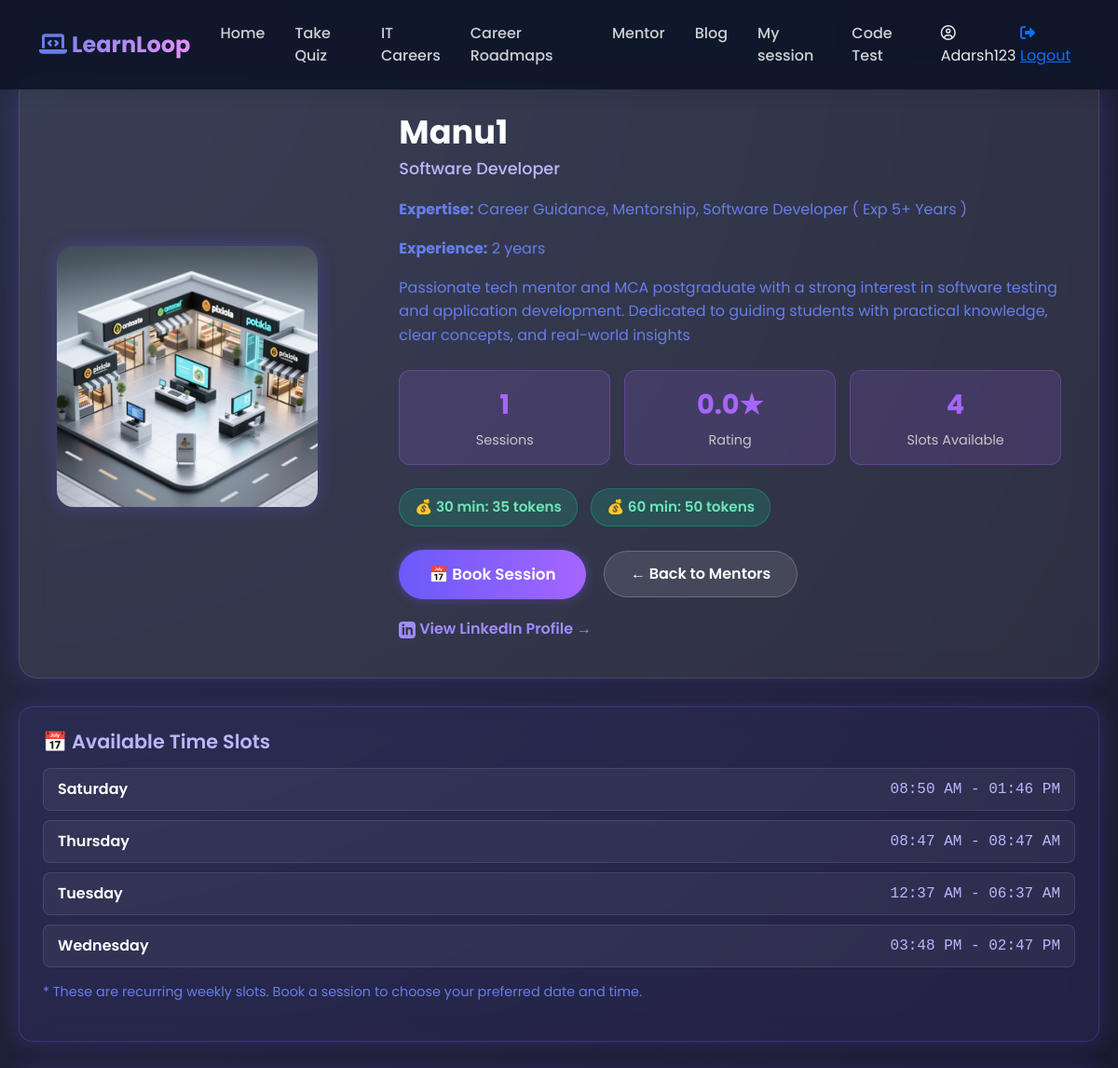
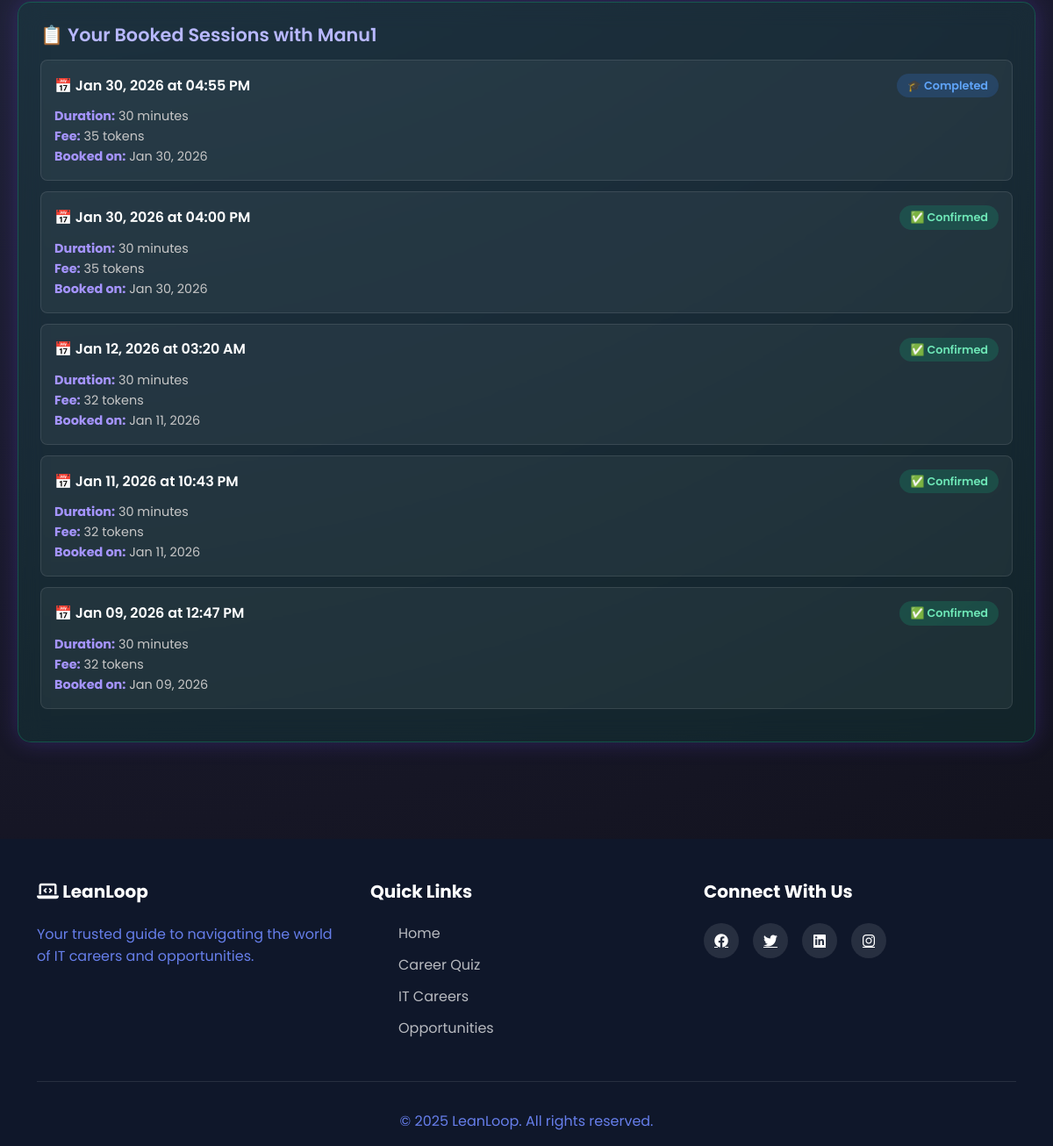
/mentor/detail/33/ (signed in), run on an earlier commit of the app's database (2 pictures, top to bottom).
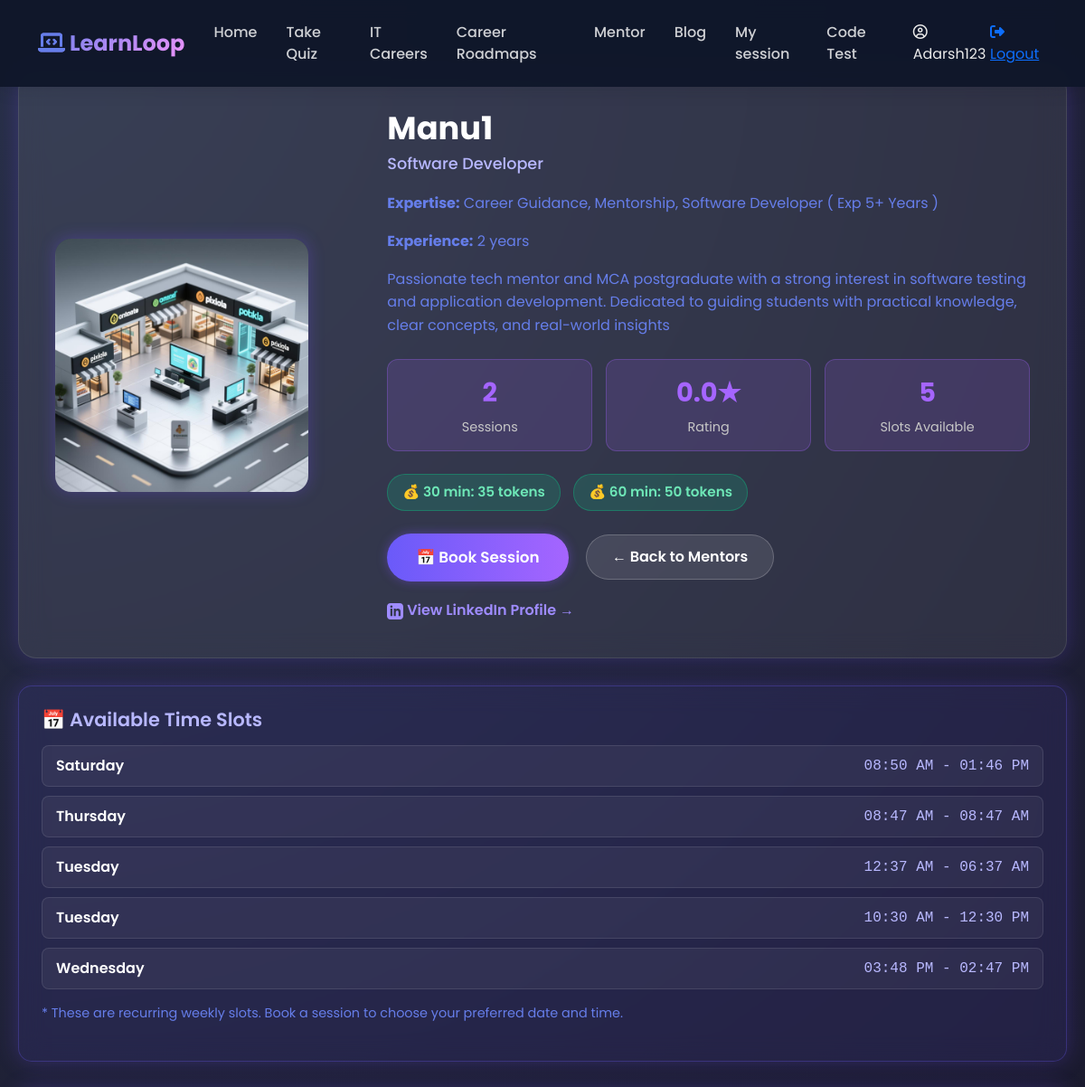
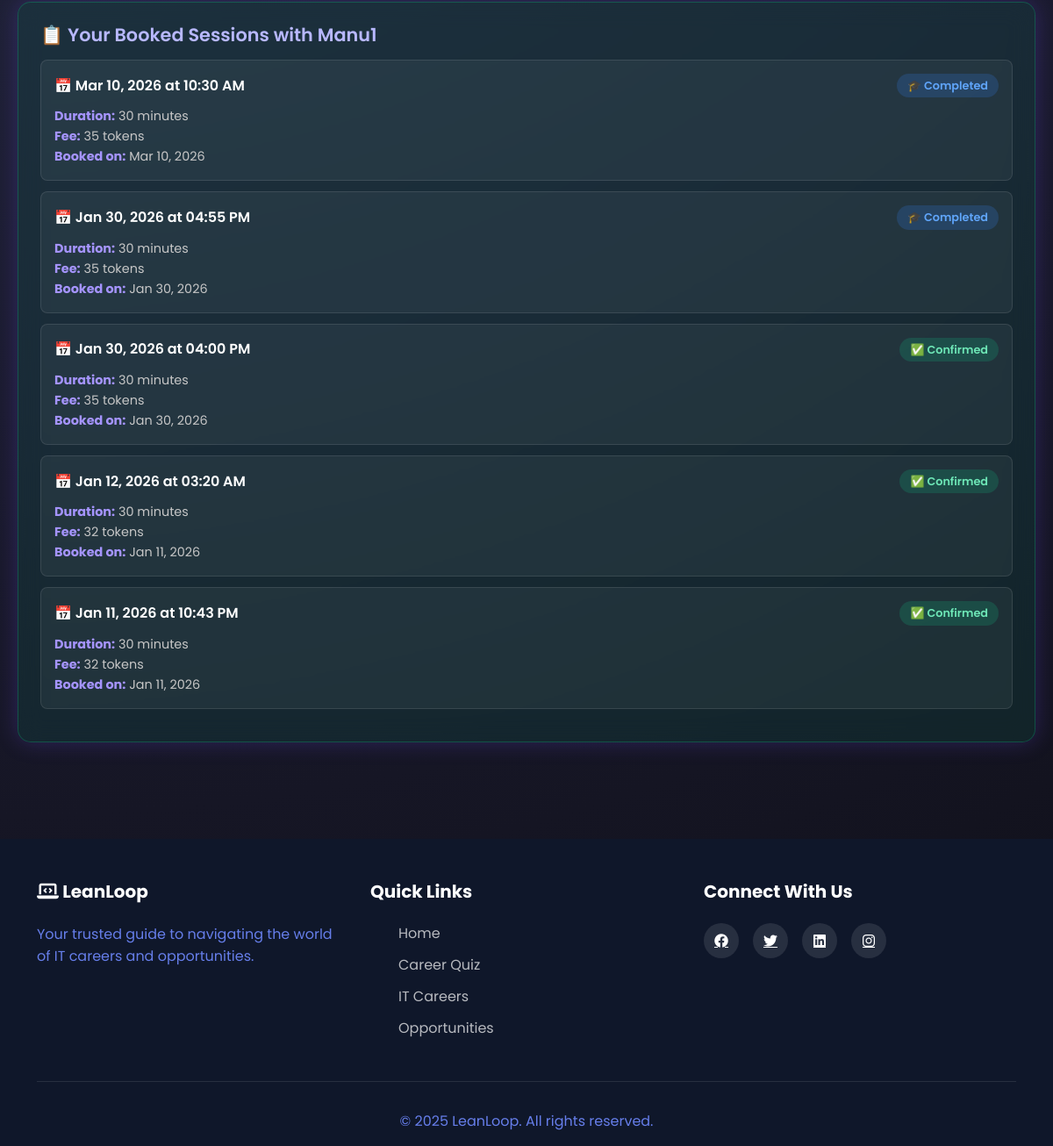
And on a later commit of the database (2 pictures, top to bottom).
### accounts/models.py (models this page shows, shortened)
class CustomUser(AbstractUser):
    ROLE_CHOICES = (
        ('user', 'User'),
        ('mentor', 'Mentor'),
        ('Admin', 'Admin'),
    )
    role = models.CharField(
        max_length=10,
        choices=ROLE_CHOICES,
        default='user'
    )
    phone_regex = RegexValidator(
    regex=r'^[9876]\d{9}$',
    message="Phone number must be a 10-digit number and start with 9, 8, 7, or 6."
    )
    phone_number = models.CharField(
        max_length=10,
        blank=True,
        null=True,
        validators=[phone_regex],
        unique=True,
        help_text='Enter 10 digit phone number'
    )
    previous_experience = models.BooleanField(blank=True, null=True)
    is_approved=models.BooleanField(default=False)
    GENDER_CHOICES = [
        ('male', 'Male'),
        ('female', 'Female'),
        ('other', 'Other'),
        ('prefer_not_to_say', 'Prefer not to say'),
    ]
    gender = models.CharField(
        max_length=20,
        choices=GENDER_CHOICES,
        blank=False,
        null=False
    )
    profile_photo = models.ImageField(upload_to='mentor_photos/', blank=False, null=True)
    profession = models.CharField(max_length=100, blank=False, null=True)
    experience_years = models.PositiveIntegerField(
        null=True,
        blank=False
    )
    expertise = models.CharField(
        blank=False,
        null=True,
        max_length=100,
    )
    bio = models.CharField(
        blank=False,
        null=True,
    )
    linkedin = models.URLField(blank=True, null=True)
    portfolio = models.URLField(blank=True, null=True)
    available_days = models.JSONField(default=list)  # ["mon", "wed", "fri"]
    available_from = models.TimeField(default="09:00")
    available_to = models.TimeField(default="17:00")
    session_duration = models.CharField(
        max_length=10,
        choices=[
            ('30', '30 Minutes'),
            ('60', '60 Minutes'),
        ],null=True, blank=False
    )
    intro_video = models.FileField(upload_to="mentor_videos/", blank=True, null=True)
    created_at = models.DateTimeField(
        auto_now_add=True,
        null=True
    )

### mentor/models.py (models this page shows, shortened)
class MentorProfile(models.Model):
    user = models.OneToOneField(
        CustomUser,
        on_delete=models.CASCADE,
        related_name='mentor_profile'
    )
    bio = models.TextField(
        max_length=500,
        blank=True,
        null=True,
        help_text="Professional bio (max 500 characters)"
    )
    expertise = models.CharField(
        max_length=500,
        blank=True,
        null=True,
        help_text="Comma-separated skills (e.g., Python, Django, React)"
    )
    fee_30min = models.IntegerField(
        default=10,
        validators=[MinValueValidator(0), MaxValueValidator(1000)],
        help_text="Token fee for 30-minute session"
    )
    fee_60min = models.IntegerField(
        default=20,
        validators=[MinValueValidator(0), MaxValueValidator(2000)],
        help_text="Token fee for 60-minute session"
    )
    total_sessions = models.IntegerField(default=0)
    total_earnings = models.IntegerField(default=0)
    rating = models.DecimalField(
        max_digits=3,
        decimal_places=2,
        default=0.00,
        validators=[MinValueValidator(0), MaxValueValidator(5)]
    )
    is_active = models.BooleanField(default=True)
    created_at = models.DateTimeField(auto_now_add=True)
    updated_at = models.DateTimeField(auto_now=True)
    class Meta:
        verbose_name = "Mentor Profile"
        verbose_name_plural = "Mentor Profiles"

class AvailabilitySlot(models.Model):
    DAYS_OF_WEEK = [
        ('monday', 'Monday'),
        ('tuesday', 'Tuesday'),
        ('wednesday', 'Wednesday'),
        ('thursday', 'Thursday'),
        ('friday', 'Friday'),
        ('saturday', 'Saturday'),
        ('sunday', 'Sunday'),
    ]
    mentor = models.ForeignKey(
        CustomUser,
        on_delete=models.CASCADE,
        related_name='mentor_availability_slots',
        limit_choices_to={'role': 'mentor'}
    )
    day_of_week = models.CharField(max_length=10, choices=DAYS_OF_WEEK)
    start_time = models.TimeField()
    end_time = models.TimeField()
    is_active = models.BooleanField(default=True)
    created_at = models.DateTimeField(auto_now_add=True)
    class Meta:
        verbose_name = "Availability Slot"
        verbose_name_plural = "Availability Slots"
        ordering = ['day_of_week', 'start_time']

class MentorshipSession(models.Model):
    STATUS_CHOICES = [
        ('pending', 'Pending'),
        ('accepted', 'Accepted'),
        ('declined', 'Declined'),
        ('completed', 'Completed'),
        ('cancelled', 'Cancelled'),
    ]
    DURATION_CHOICES = [
        (30, '30 minutes'),
        (60, '60 minutes'),
    ]
    mentor = models.ForeignKey(
        CustomUser,
        on_delete=models.CASCADE,
        related_name='mentor_sessions',
        limit_choices_to={'role': 'mentor'}
    )
    student = models.ForeignKey(
        CustomUser,
        on_delete=models.CASCADE,
        related_name='student_sessions'
    )
    scheduled_date = models.DateField()
    scheduled_time = models.TimeField()
    duration = models.IntegerField(choices=DURATION_CHOICES, default=30)
    token_fee = models.IntegerField(default=0)
    status = models.CharField(max_length=20, choices=STATUS_CHOICES, default='pending')
    topic = models.CharField(max_length=200, blank=True, null=True)
    notes = models.TextField(blank=True, null=True)  # ✅ Changed from 'note' to 'notes'
    meeting_link = models.URLField(blank=True, null=True)
    created_at = models.DateTimeField(auto_now_add=True)
    updated_at = models.DateTimeField(auto_now=True)
    completed_at = models.DateTimeField(blank=True, null=True)
    class Meta:
        verbose_name = "Mentorship Session"
        verbose_name_plural = "Mentorship Sessions"
        ordering = ['-scheduled_date', '-scheduled_time']

### mentor/views.py (the view)
# urls.py: path('detail/<int:id>/', views.mentor_detail, name='mentor_detail'),
def mentor_detail(request, id):
    mentor = get_object_or_404(CustomUser, id=id, role='mentor')
    try:
        mentor_profile = MentorProfile.objects.get(user=mentor)
    except MentorProfile.DoesNotExist:
        mentor_profile = None
    availability_slots = AvailabilitySlot.objects.filter(
        mentor=mentor,
        is_active=True
    ).order_by('day_of_week', 'start_time')
    user_sessions = None
    if request.user.is_authenticated:
        user_sessions = MentorshipSession.objects.filter(
            mentor=mentor,
            student=request.user
        ).order_by('-scheduled_date', '-scheduled_time')[:5]
    context = {
        'mentor': mentor,
        'mentor_profile': mentor_profile,
        'availability_slots': availability_slots,
        'user_sessions': user_sessions,
    }
    return render(request, 'mentor_detail.html', context)

### mentor/templates/mentor_detail.html (shortened to what this page needs)
{% extends 'dashboard/userbase.html' %}
{% block content %}
<div class="mentor-wrapper">
    <div class="mentor-card">
        <div class="row align-items-center">
            <div class="col-md-4 text-center">
                <div class="mentor-photo">
                    {% if mentor.profile_photo %}
                    <img src="{{ mentor.profile_photo.url }}" class="img-fluid" alt="{{ mentor.username }}">
                    {% endif %}
                </div>
            </div>
            <div class="col-md-8">
                <h2 class="mentor-name">{{ mentor.username }}</h2>
                <h5 class="mentor-role">{{ mentor.profession|default:"Professional Mentor" }}</h5>
                <div class="info-row">
                    <p><strong>Expertise:</strong> {{ mentor_profile.expertise|default:mentor.expertise|default:"Various Technologies" }}</p>
                </div>
                <div class="info-row">
                    <p><strong>Experience:</strong> {{ mentor.experience_years|default:"N/A" }} years</p>
                </div>
                {% if mentor_profile.bio %}
                <div class="info-row">
                    <p>{{ mentor_profile.bio }}</p>
                </div>
                {% elif mentor.bio %}
                <div class="info-row">
                    <p>{{ mentor.bio }}</p>
                </div>
                {% endif %}
                {% if mentor_profile %}
                <div class="stats-section">
                    <div class="stat-box">
                        <div class="number">{{ mentor_profile.total_sessions }}</div>
                        <div class="label">Sessions</div>
                    </div>
                    <div class="stat-box">
                        <div class="number">{{ mentor_profile.rating|floatformat:1 }}★</div>
                        <div class="label">Rating</div>
                    </div>
                    <div class="stat-box">
                        <div class="number">{{ availability_slots.count }}</div>
                        <div class="label">Slots Available</div>
                    </div>
                </div>
                <div style="margin: 20px 0;">
                    <span class="fee-badge">💰 30 min: {{ mentor_profile.fee_30min }} tokens</span>
                    <span class="fee-badge">💰 60 min: {{ mentor_profile.fee_60min }} tokens</span>
                </div>
                {% endif %}
                <div style="margin-top: 25px;">
                    <a href="{% url 'book_session' mentor.id %}" class="btn btn-glow">📅 Book Session</a>
                    <a href="{% url 'mentor_list' %}" class="btn-secondary-glow">← Back to Mentors</a>
                </div>
                {% if mentor.linkedin %}
                <div class="linkedin-link">
                    <a href="{{ mentor.linkedin }}" target="_blank">
                        View LinkedIn Profile →
                    </a>
                </div>
                {% endif %}
            </div>
        </div>
    </div>
    {% if availability_slots %}
    <div class="mentor-card availability-section">
        <h3 class="availability-title">📅 Available Time Slots</h3>
        {% for slot in availability_slots %}
        <div class="slot-item">
            <span class="slot-day">{{ slot.get_day_of_week_display }}</span>
            <span class="slot-time">{{ slot.start_time|time:"h:i A" }} - {{ slot.end_time|time:"h:i A" }}</span>
        </div>
        {% endfor %}
        <p style="margin-top: 15px; font-size: 0.9rem; color: #999;">
            * These are recurring weekly slots. Book a session to choose your preferred date and time.
        </p>
    </div>
    {% endif %}
    {% if user_sessions %}
    <div class="mentor-card sessions-section">
        <h3 class="availability-title">📋 Your Booked Sessions with {{ mentor.username }}</h3>
        {% for session in user_sessions %}
        <div class="session-item">
            <div class="session-header">
                <span class="session-date">
                    📅 {{ session.scheduled_date|date:"M d, Y" }} at {{ session.scheduled_time|time:"h:i A" }}
                </span>
                <span class="status-badge status-{{ session.status }}">
                    {% if session.status == 'pending' %}⏳ Pending
                    {% elif session.status == 'accepted' %}✅ Confirmed
                    {% elif session.status == 'completed' %}🎓 Completed
                    {% elif session.status == 'declined' %}❌ Declined
                    {% elif session.status == 'cancelled' %}🚫 Cancelled
                    {% endif %}
                </span>
            </div>
            <div class="session-details">
                <strong>Duration:</strong> {{ session.duration }} minutes<br>
                <strong>Fee:</strong> {{ session.token_fee }} tokens<br>
                <strong>Booked on:</strong> {{ session.created_at|date:"M d, Y" }}
            </div>
        </div>
        {% endfor %}
    </div>
    {% endif %}
</div>
{% endblock %}

### accounts/templates/dashboard/userbase.html (shortened to what this page needs)
{% load static %}
<!DOCTYPE html>
<html lang="en">
<head>
    <link href="https://cdn.jsdelivr.net/npm/bootstrap@5.3.0/dist/css/bootstrap.min.css" rel="stylesheet">
    <link rel="stylesheet" href="https://cdnjs.cloudflare.com/ajax/libs/font-awesome/6.4.0/css/all.min.css">
    <link rel="stylesheet" href="{% static 'css/userpage.css' %}">
</head>
<body>
    <nav class="navbar navbar-expand-lg navbar-dark fixed-top">
        <div class="container">
            <a class="navbar-brand" href="#">
                <i class="fas fa-laptop-code"></i> LearnLoop
            </a>
            <div class="collapse navbar-collapse" id="navbarNav">
                <ul class="navbar-nav ms-auto">
                    <li class="nav-item"><a class="nav-link" href="{% url 'user_dashboard' %}">Home</a></li>
                    <li class="nav-item"><a class="nav-link" href="#questionnaire">Take Quiz</a></li>
                    <li class="nav-item"><a class="nav-link" href="#careers">IT Careers</a></li>
                    <li class="nav-item"><a class="nav-link" href="{% url 'careers' %}">Career Roadmaps</a></li>
                    <li class="nav-item"><a class="nav-link" href="{% url 'mentor_list' %}">Mentor</a></li>
                    <li class="nav-item"><a class="nav-link" href="{% url 'blog_list' %}">Blog</a></li>
                    <li class="nav-item"><a class="nav-link" href="{% url 'user_sessions' %}">My session</a></li>
                    <li class="nav-item"><a class="nav-link" href="{% url 'codearena' %}">Code Test</a></li>
                    <li class="nav-item ms-lg-3 d-flex align-items-center user-controls">
                        <span class="nav-username">
                            <i class="far fa-user-circle"></i> {{ request.user.username }}
                        </span>
                        <a class="nav-logout" href="{% url 'logout' %}">
                            <i class="fas fa-sign-out-alt"></i> Logout
                        </a>
                    </li>
                </ul>
            </div>
        </div>
    </nav>
    {% block content %}
    {% endblock %}
    <footer class="footer">
        <div class="container">
            <div class="row">
                <div class="col-lg-4">
                    <h5><i class="fas fa-laptop-code"></i> LeanLoop</h5>
                    <p>Your trusted guide to navigating the world of IT careers and opportunities.</p>
                </div>
                <div class="col-lg-4">
                    <h5>Quick Links</h5>
                    <ul class="footer-links">
                        <li><a href="#home">Home</a></li>
                        <li><a href="#questionnaire">Career Quiz</a></li>
                        <li><a href="#careers">IT Careers</a></li>
                        <li><a href="#opportunities">Opportunities</a></li>
                    </ul>
                </div>
                <div class="col-lg-4">
                    <h5>Connect With Us</h5>
                    <div class="social-links">
                        <a href="#"><i class="fab fa-facebook"></i></a>
                        <a href="#"><i class="fab fa-twitter"></i></a>
                        <a href="#"><i class="fab fa-linkedin"></i></a>
                        <a href="#"><i class="fab fa-instagram"></i></a>
                    </div>
                </div>
            </div>
            <div class="footer-bottom">
                <p>&copy; 2025 LeanLoop. All rights reserved.</p>
            </div>
        </div>
    </footer>
</body>
</html>

What changed in the data, as far as the page shows it:
no longer on this page (row unchanged): MentorshipSession: scheduled_date "Jan 09, 2026", scheduled_time "12:47 PM", status "✅ Confirmed", duration "30", token_fee "32", created_at "Jan 09, 2026"
changed MentorProfile "Career Guidance, Mentorship, Software Developer ( Exp 5+ Years )": total_sessions "1" → "2"
added AvailabilitySlot: day_of_week "Tuesday", start_time "10:30 AM", end_time "12:30 PM"
added MentorshipSession: scheduled_date "Mar 10, 2026", scheduled_time "10:30 AM", status "🎓 Completed", duration "30", token_fee "35", created_at "Mar 10, 2026"
Also different on the page:
{{ availability_slots.count }}: "4" → "5"
